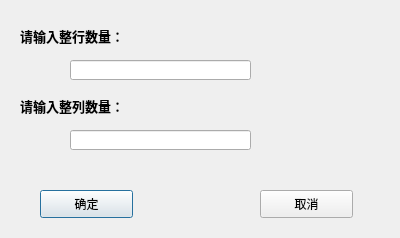
<?xml version="1.0" encoding="UTF-8"?>
<ui version="4.0">
 <class>row_Column_Dialog</class>
 <widget class="QDialog" name="row_Column_Dialog">
  <property name="geometry">
   <rect>
    <x>0</x>
    <y>0</y>
    <width>400</width>
    <height>238</height>
   </rect>
  </property>
  <property name="windowTitle">
   <string>Dialog</string>
  </property>
  <widget class="QPushButton" name="ok_row_column_btn">
   <property name="geometry">
    <rect>
     <x>40</x>
     <y>190</y>
     <width>93</width>
     <height>28</height>
    </rect>
   </property>
   <property name="text">
    <string>确定</string>
   </property>
  </widget>
  <widget class="QPushButton" name="cancel_row_column_btn">
   <property name="geometry">
    <rect>
     <x>260</x>
     <y>190</y>
     <width>93</width>
     <height>28</height>
    </rect>
   </property>
   <property name="text">
    <string>取消</string>
   </property>
  </widget>
  <widget class="QLabel" name="label">
   <property name="geometry">
    <rect>
     <x>20</x>
     <y>20</y>
     <width>111</width>
     <height>31</height>
    </rect>
   </property>
   <property name="font">
    <font>
     <family>Adobe Arabic</family>
     <pointsize>10</pointsize>
     <weight>75</weight>
     <bold>true</bold>
    </font>
   </property>
   <property name="text">
    <string>请输入整行数量：</string>
   </property>
  </widget>
  <widget class="QLabel" name="label_2">
   <property name="geometry">
    <rect>
     <x>20</x>
     <y>90</y>
     <width>111</width>
     <height>31</height>
    </rect>
   </property>
   <property name="font">
    <font>
     <family>Adobe Arabic</family>
     <pointsize>10</pointsize>
     <weight>75</weight>
     <bold>true</bold>
    </font>
   </property>
   <property name="text">
    <string>请输入整列数量：</string>
   </property>
  </widget>
  <widget class="QLineEdit" name="row_num_value">
   <property name="geometry">
    <rect>
     <x>70</x>
     <y>60</y>
     <width>181</width>
     <height>20</height>
    </rect>
   </property>
  </widget>
  <widget class="QLineEdit" name="column_num_value">
   <property name="geometry">
    <rect>
     <x>70</x>
     <y>130</y>
     <width>181</width>
     <height>20</height>
    </rect>
   </property>
  </widget>
 </widget>
 <resources/>
 <connections/>
</ui>
